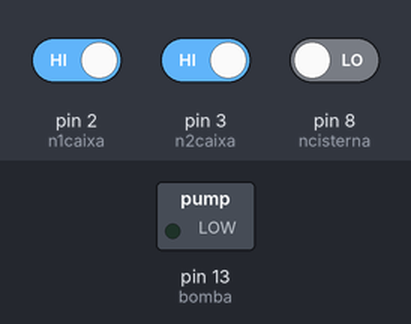
A sketch run on a simulated Arduino Uno, built with avr-gcc and run on an emulated ATmega328P. Shown: switched loads named in the sketch (green lamp = pin HIGH). The inputs (shaded band) are chosen by the test bench; at power-on: pin 2 (n1caixa) HIGH, pin 3 (n2caixa) HIGH, pin 8 (ncisterna) LOW.

Above: at 1.2 s.
1.3 s: pin 2 (n1caixa) driven LOW and pin 3 (n2caixa) driven LOW and pin 8 (ncisterna) driven HIGH
At 2.5 s:
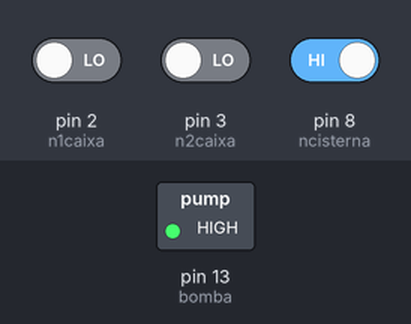
2.8 s: pin 2 (n1caixa) driven HIGH
At 3.9 s:
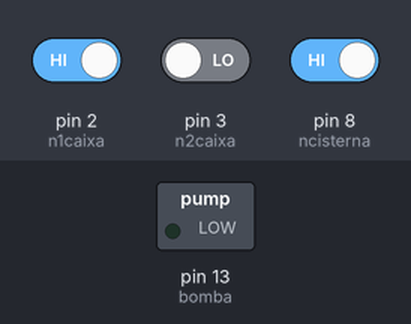
4.3 s: pin 2 (n1caixa) driven LOW
At 5.0 s:
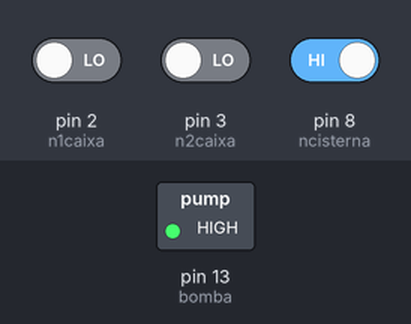
Timing chart, 0 to 7.3 s (numbered marks = the images above; inputs shaded):
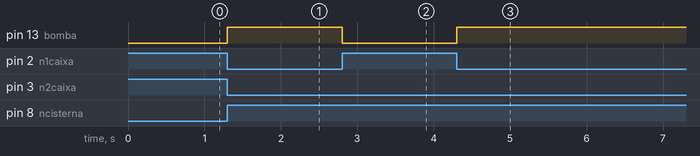

The sketch:

CaixaDaguaArduino_ino.ino
```cpp
const int bomba = 13;

const int n1caixa = 2;
const int n2caixa = 3;
const int ncisterna = 8;


int n1caixa_ = 0;
int n2caixa_ = 0;

int ncisterna_ = 0;


void setup() {
  pinMode(bomba,OUTPUT);
  pinMode(n1caixa,INPUT);
  pinMode(n2caixa,INPUT);
  pinMode(ncisterna,INPUT);

}

void loop() {

  n1caixa_ = digitalRead(n1caixa);
  n2caixa_ = digitalRead(n2caixa);
  ncisterna_ = digitalRead(ncisterna);


  if (n1caixa_ == LOW)
  {
   if (n2caixa_ == LOW)
   {
   if (ncisterna_ == HIGH)
      digitalWrite(bomba,HIGH);
   }
  }
  else
     digitalWrite(bomba,LOW);

  }
```

Measured:
- after the input at 1.3 s, pin 13 (bomba): LOW → HIGH at once
- after the input at 2.8 s, pin 13 (bomba): HIGH → LOW at once
- after the input at 4.3 s, pin 13 (bomba): LOW → HIGH at once
